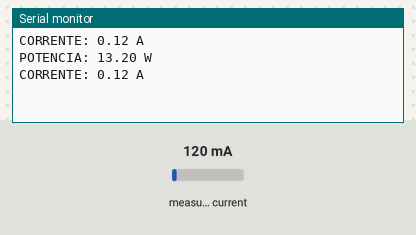
Simulated run of this sketch. Board: Arduino Uno, built with avr-gcc and run on an emulated ATmega328P. Shown: the last lines printed to the serial monitor. The test bench sets the inputs (shaded band); at power-on: measured current 120 mA.

Above: at 3.1 s.
3.2 s: measured current set to 40 mA
At 4.3 s:
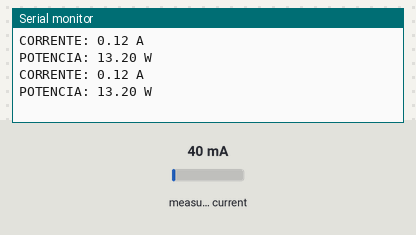
6.1 s: measured current set to 500 mA
At 8.5 s:
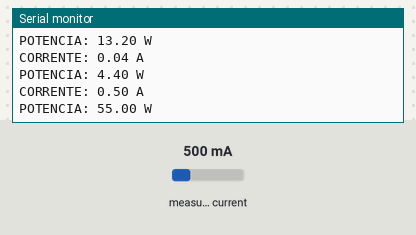
Timing chart, 0 to 10.0 s (numbered marks = the images above; inputs shaded):
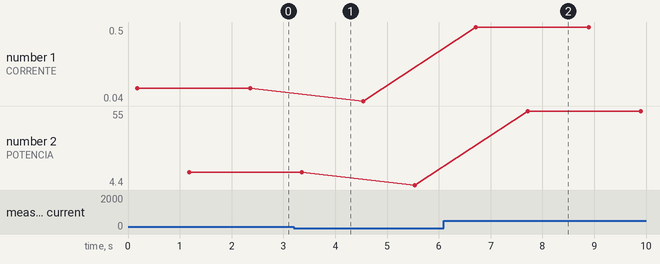

The sketch:

Medidor_Corrente.ino
```cpp
#include <EmonLib.h>

/*
            MEDIDOR DE CORRENTE COM ARDUINO
            SENSOR SCT-013-20
            Create by: Everton Cosmo
            email:everton8cosmo@gmail.com
this code is distributed under the GNU General Public License.
            Version 2, June 1991

 Copyright (C) 1989, 1991 Free Software Foundation, Inc.
       675 Mass Ave, Cambridge, MA 02139, USA
 Everyone is permitted to copy and distribute verbatim copies
 of this license document, but changing it is not allowed.

                            Preamble

  The licenses for most software are designed to take away your
freedom to share and change it.  By contrast, the GNU General Public
License is intended to guarantee your freedom to share and change free

software--to make sure the software is free for all its users.  This
General Public License applies to most of the Free Software
Foundation's software and to any other program whose authors commit to
using it.  (Some other Free Software Foundation software is covered by
the GNU Library General Public License instead.)  You can apply it to
your programs, too.

*/


   EnergyMonitor emon1; // Instance

   float rede =110.0;

void setup() {
    Serial.begin(9600);
    emon1.current(1,29);


}

void loop() {
  /*INICIO DE CORRENTE(A)*/
   //Calculate Irms
       double Irms = emon1.calcIrms(1480);

      Serial.print("CORRENTE: ");

      Serial.print(Irms);

      Serial.println(" A");
      delay(1000);
  /*FIM CORRENTE (A)*/

/*INICIO POTÊNCIA(V)*/
double pot = Irms*rede;
    Serial.print("");
    Serial.print("POTENCIA: ");
    round(pot);
    Serial.print(pot);
    Serial.println(" W");
    delay(1000);
/*FIM POTÊNCIA(V)*/
}
```

Measured:
- after the input at 6.1 s, the serial monitor: prints a new line after 0.62 s (image 2)
- plotted number 1: 0.12 → 0.04 after the input at 3.2 s, 0.04 → 0.5 after the input at 6.1 s
- plotted number 2: 13.2 → 4.4 after the input at 3.2 s, 4.4 → 55 after the input at 6.1 s
